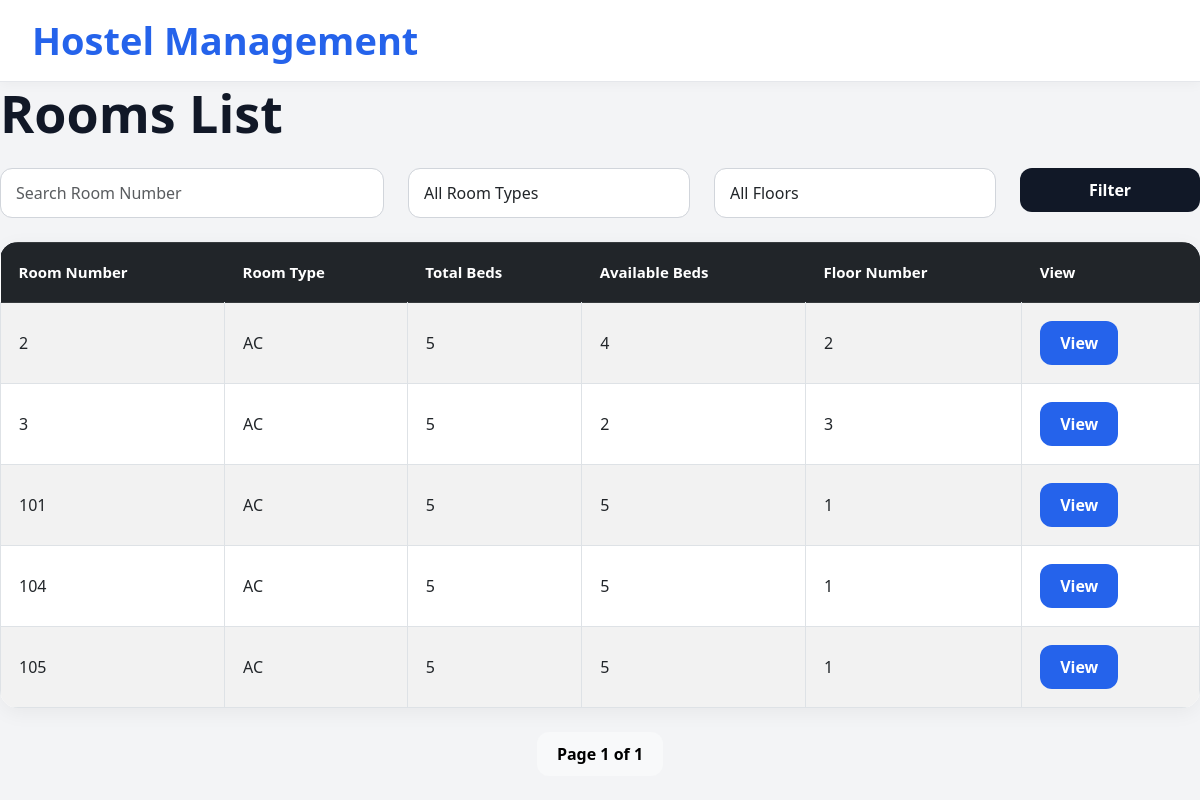
Page /room-list/ on the earlier database version.
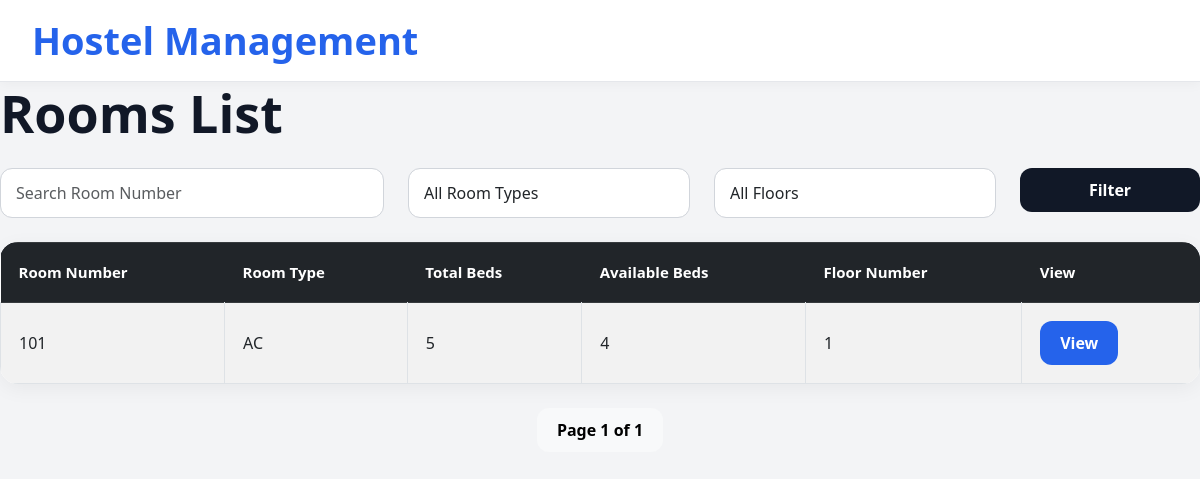
Same page on the later database version.
### hostel_app/models.py (models this page shows, shortened)
class Room(models.Model):
    ROOM_TYPES = [
        ('AC', 'AC'),
        ('Non-AC', 'Non-AC'),
    ]
    room_number = models.CharField(
        max_length=20,
        unique=True
    )
    room_type = models.CharField(
        max_length=20,
        choices=ROOM_TYPES
    )
    total_beds = models.IntegerField()
    available_beds = models.IntegerField()
    floor_number = models.IntegerField()

### hostel_app/views.py (the view)
# urls.py: path('room-list/',views.room_list,name='room-list'),
def room_list(request):
    rooms = Room.objects.all()
    search = request.GET.get('search')
    room_type = request.GET.get('room_type')
    floor = request.GET.get('floor')
    if search:
        rooms = rooms.filter(
            room_number__icontains=search
        )
    if room_type:
        rooms = rooms.filter(
            room_type=room_type
        )
    if floor:
        rooms = rooms.filter(
            floor_number=floor
        )
    paginator = Paginator(rooms, 5)
    page_number = request.GET.get("page")
    page_obj = paginator.get_page(page_number)
    floors = Room.objects.values_list(
        'floor_number',
        flat=True
    ).distinct()
    context = {
        "page_obj": page_obj,
        "floors": floors
    }
    return render(
        request,
        "rooms/room_list.html",
        context
    )

### hostel_app/templates/rooms/room_list.html (shortened to what this page needs)
{% extends "master.html" %}
{% block content %}
<div class="d-flex justify-content-between align-items-center mb-4">
    <h1 class="mb-0">
        Rooms List
    </h1>
</div>
<form method="GET" class="row mb-4">
    <div class="col-md-4">
        <input
            type="text"
            name="search"
            class="form-control"
            placeholder="Search Room Number"
        >
    </div>
    <div class="col-md-3">
        <select
            name="room_type"
            class="form-control"
        >
            <option value="">
                All Room Types
            </option>
        </select>
    </div>
    <div class="col-md-3">
        <select
            name="floor"
            class="form-control"
        >
            <option value="">
                All Floors
            </option>
        </select>
    </div>
    <div class="col-md-2">
        <button
            type="submit"
            class="btn btn-dark w-100"
        >
            Filter
        </button>
    </div>
</form>
    <table class="table table-striped table-bordered">
        <thead class="table-dark">
            <tr>
                <th>Room Number</th>
                <th>Room Type</th>
                <th>Total Beds</th>
                <th>Available Beds</th>
                <th>Floor Number</th>
                {% if user.is_staff %}
                    <th>Action</th>
                {% else %}
                    <th>View</th>
                {% endif %}
            </tr>
        </thead>
         <tbody>
    {% for room in page_obj %}
    <tr>
        <td>{{ room.room_number }}</td>
        <td>{{ room.room_type }}</td>
        <td>{{ room.total_beds }}</td>
        <td>{{ room.available_beds }}</td>
        <td>{{ room.floor_number }}</td>
        <td>
            <a
                href="{% url 'room-details' room.id %}"
                class="btn btn-primary"
            >
                View
            </a>
        </td>
    </tr>
    {% endfor %}
</tbody>
    </table>
    <div class="d-flex justify-content-center mt-4 gap-2">
    <span class="btn btn-light">
        Page {{ page_obj.number }}
        of
        {{ page_obj.paginator.num_pages }}
    </span>
</div>
</div>
{% endblock content %}

Differences in the rows shown:
removed Room: room_number "2", room_type "AC", total_beds "5", available_beds "4", floor_number "2"
removed Room: room_number "3", room_type "AC", total_beds "5", available_beds "2", floor_number "3"
removed Room: room_number "101", room_type "AC", total_beds "5", available_beds "5", floor_number "1"
removed Room: room_number "104", room_type "AC", total_beds "5", available_beds "5", floor_number "1"
removed Room: room_number "105", room_type "AC", total_beds "5", available_beds "5", floor_number "1"
added Room: room_number "101", room_type "AC", total_beds "5", available_beds "4", floor_number "1"
